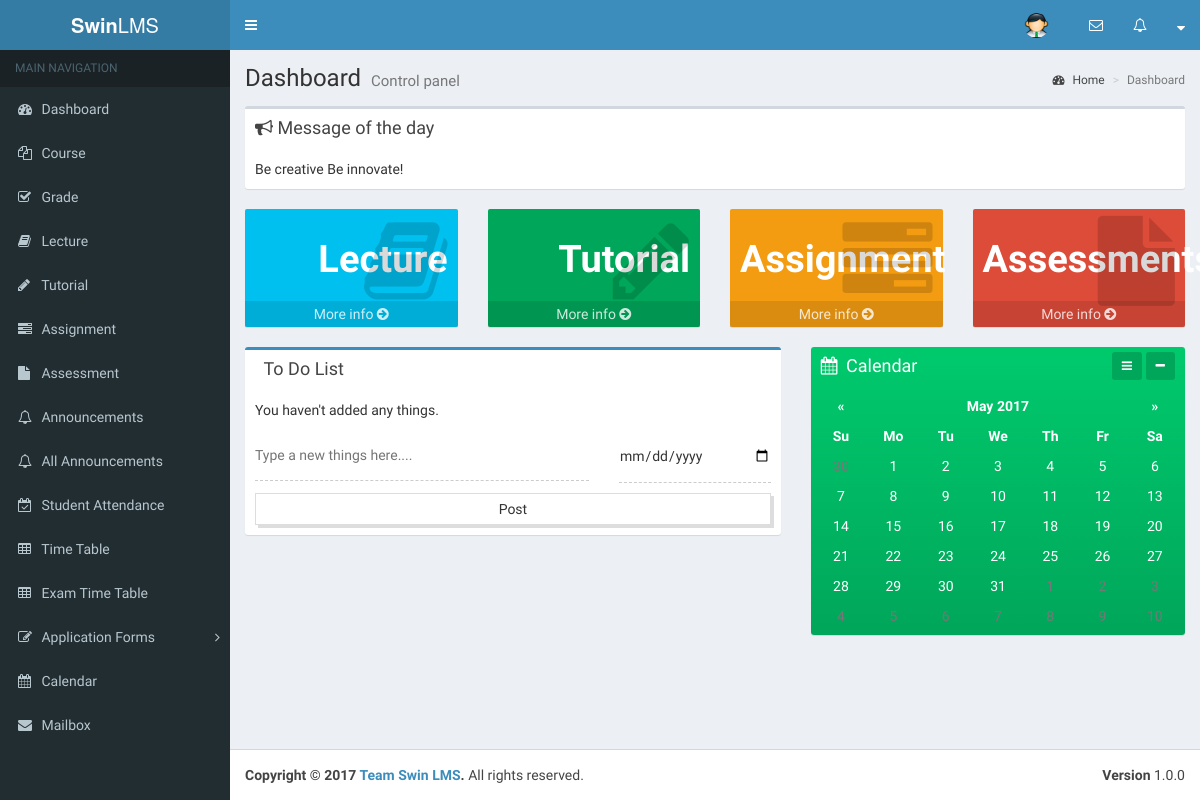
Before: /lecturer/dashboard.php with the older database file.
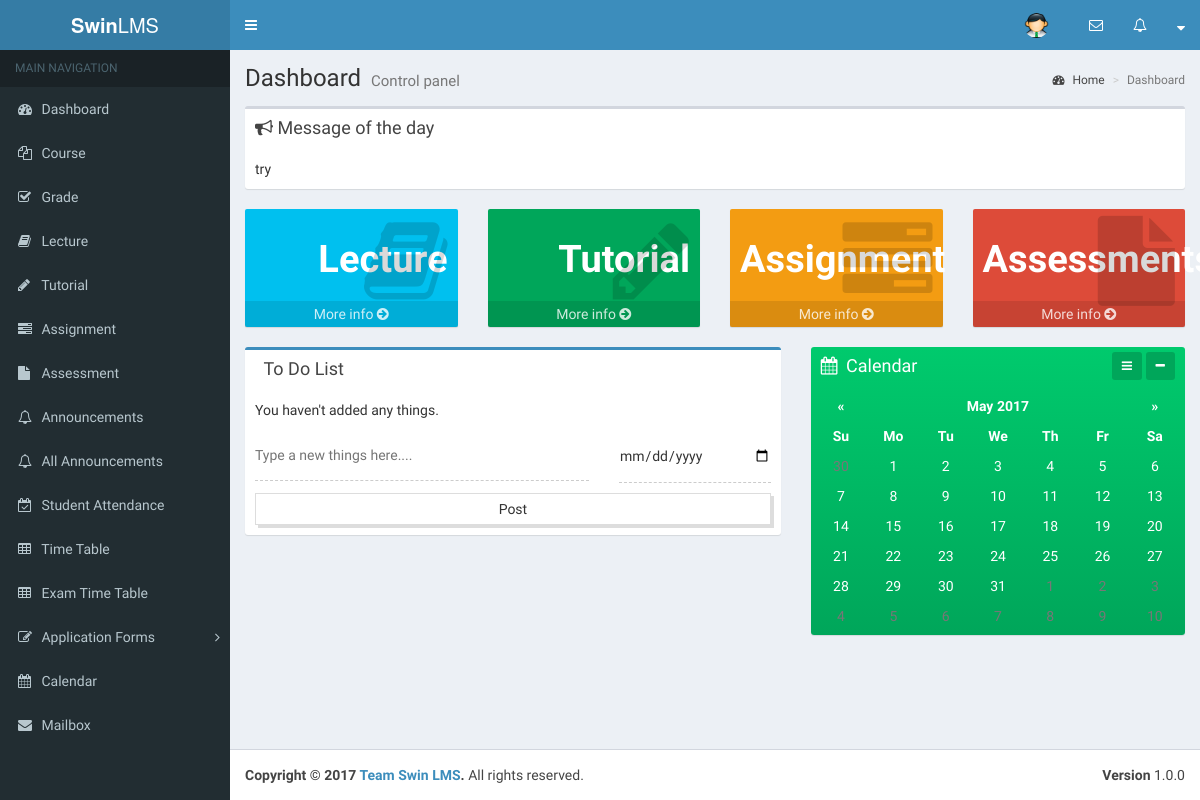
After: the same page with the newer database file.
### tables this page shows
CREATE TABLE `msg_of_day` (
  `id` int(11) NOT NULL,
  `detail` varchar(255) NOT NULL,
  `status` varchar(65) NOT NULL
);

### lecturer/dashboard.php (the view, shortened to what the changed rows need)
<?php
$sql= "SELECT * FROM msg_of_day WHERE status = 'Active'" ;
$records = mysql_query($sql);
?>
<!DOCTYPE html>
<html>
		<?php include_once('first.php') ?>
    <link href="../bootstrap/css/todo.css" rel="stylesheet" />
	<body class="hold-transition skin-blue sidebar-mini">
          <div class="content-wrapper">
            <section class="content-header">
              <h1>
                Dashboard
                <small>Control panel</small>
              </h1>
            </section>
            <section class="content">
                <div class="box box-default">
                    <div class="box-body">
                        <div class="row">
                            <div class="col-md-12 col-sm-12 col-xs-12">
                                <?php
                                    while($message=mysql_fetch_assoc($records)){
                                    echo "<marquee>".$message['detail']."</marquee>";
                                    }
                                ?>
                            </div>
                        </div>
                    </div>
                </div>
            </section>
          </div>
	</body>
</html>

Changed rows visible on the page:
removed msg_of_day: detail "Be creative Be innovate!"
added msg_of_day: detail "try"
